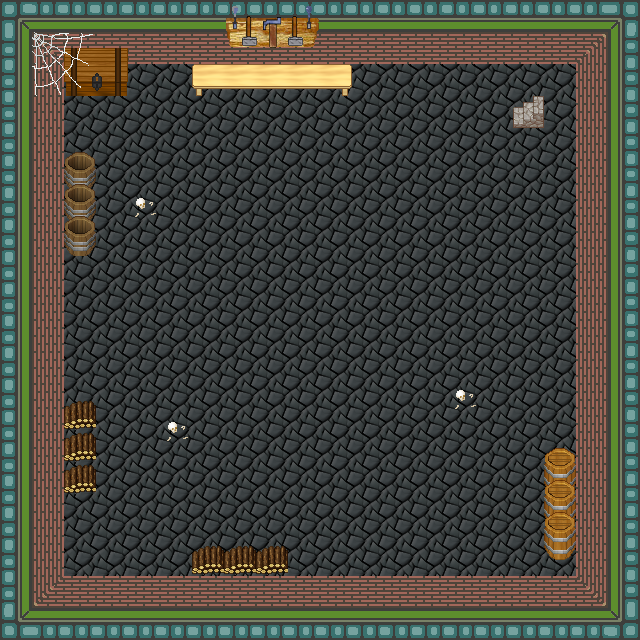

A 2D game scene composited from a Tiled map and its tileset images. What follows is a short description and the map's XML, with each tile layer's data collapsed to a summary:
An orthogonal 20x20 tile map with 32x32 px tiles, 4 tile layers (0_floor, 1_terrain, 2_object, 3_roof), 3 hidden layers not drawn, 16 tilesets.

<map version="1.0" tiledversion="1.1.3" orientation="orthogonal" renderorder="right-down" width="20" height="20" tilewidth="32" tileheight="32" infinite="0" nextobjectid="1">
 <tileset firstgid="1" name="building/stairs/stairs" tilewidth="32" tileheight="32" tilecount="12" columns="2">
  <image source="../../tileset/building/stairs/stairs.png" width="64" height="192" />
 </tileset>
 <tileset firstgid="13" name="furniture/table/long_side_on_pale" tilewidth="32" tileheight="32" tilecount="3" columns="3">
  <image source="../../tileset/furniture/table/long_side_on_pale.png" width="96" height="32" />
 </tileset>
 <tileset firstgid="16" name="logic/collision" tilewidth="32" tileheight="32" tilecount="1" columns="1">
  <image source="../../tileset/logic/collision.png" width="32" height="32" />
 </tileset>
 <tileset firstgid="17" name="logic/portal" tilewidth="32" tileheight="32" tilecount="7" columns="7">
  <image source="../../tileset/logic/portal.png" width="224" height="32" />
 </tileset>
 <tileset firstgid="24" name="ground/stone_floors" tilewidth="32" tileheight="32" tilecount="6" columns="3">
  <image source="../../tileset/ground/stone_floors.png" width="96" height="64" />
 </tileset>
 <tileset firstgid="30" name="building/wall/int_green_blue" tilewidth="32" tileheight="32" tilecount="16" columns="4">
  <image source="../../tileset/building/wall/int_green_blue.png" width="128" height="128" />
 </tileset>
 <tileset firstgid="46" name="building/wall/int_wall_thin_bricks" tilewidth="32" tileheight="32" tilecount="12" columns="2">
  <image source="../../tileset/building/wall/int_wall_thin_bricks.png" width="64" height="192" />
 </tileset>
 <tileset firstgid="58" name="furniture/other/tool_rack" tilewidth="32" tileheight="32" tilecount="6" columns="3">
  <image source="../../tileset/furniture/other/tools_rack.png" width="96" height="64" />
 </tileset>
 <tileset firstgid="64" name="item/chest/large" tilewidth="32" tileheight="32" tilecount="8" columns="4">
  <image source="../../tileset/item/chest/large.png" width="128" height="64" />
 </tileset>
 <tileset firstgid="72" name="item/corpse/skull_pale" tilewidth="32" tileheight="32" tilecount="2" columns="2">
  <image source="../../tileset/item/corpse/skull_pale.png" width="64" height="32" />
 </tileset>
 <tileset firstgid="74" name="item/pot/dark_barrel" tilewidth="32" tileheight="32" tilecount="2" columns="1">
  <image source="../../tileset/item/pot/dark_barrel.png" width="32" height="64" />
 </tileset>
 <tileset firstgid="76" name="item/pot/small_barrel" tilewidth="32" tileheight="32" tilecount="2" columns="1">
  <image source="../../tileset/item/pot/small_barrel.png" width="32" height="64" />
 </tileset>
 <tileset firstgid="78" name="building/decoration/webs" tilewidth="32" tileheight="32" tilecount="6" columns="2">
  <image source="../../tileset/building/decoration/webs.png" width="64" height="96" />
 </tileset>
 <tileset firstgid="84" name="logic/creature/animal" tilewidth="32" tileheight="32" tilecount="30" columns="30">
  <image source="../../tileset/logic/creature/animal.png" width="960" height="32" />
 </tileset>
 <tileset firstgid="114" name="logic/creature/huge_animal" tilewidth="32" tileheight="32" tilecount="14" columns="14">
  <image source="../../tileset/logic/creature/huge_animal.png" width="451" height="32" />
 </tileset>
 <tileset firstgid="128" name="item/firewood" tilewidth="32" tileheight="32" tilecount="12" columns="3">
  <image source="../../tileset/item/firewood.png" width="96" height="128" />
 </tileset>
 <layer name="0_floor" width="20" height="20">
  <data>[400 cells, 400 non-empty, 1 distinct tile ids]</data>
 </layer>
 <layer name="1_terrain" width="20" height="20">
  <data>[400 cells, 167 non-empty, 27 distinct tile ids]</data>
 </layer>
 <layer name="2_object" width="20" height="20">
  <data>[400 cells, 16 non-empty, 12 distinct tile ids]</data>
 </layer>
 <layer name="3_roof" width="20" height="20">
  <data>[400 cells, 6 non-empty, 6 distinct tile ids]</data>
 </layer>
 <layer name="objects" width="20" height="20" visible="0">
  <data>[400 cells, 4 non-empty, 4 distinct tile ids]</data>
 </layer>
 <layer name="collision" width="20" height="20" visible="0" opacity="0.41">
  <data>[400 cells, 163 non-empty, 1 distinct tile ids]</data>
 </layer>
 <layer name="protection" width="20" height="20" visible="0">
  <data>[400 cells, 0 non-empty, 0 distinct tile ids]</data>
 </layer>
</map>
